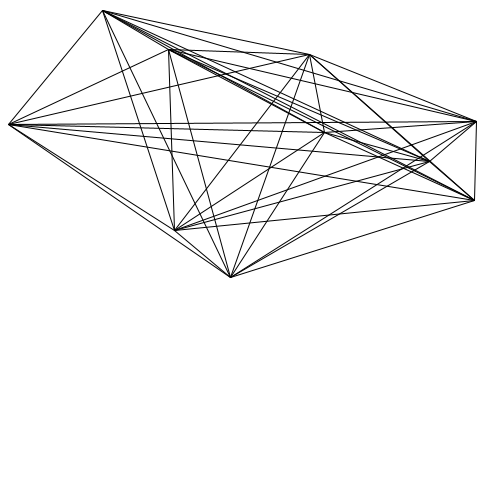
Frame 1 (no input)
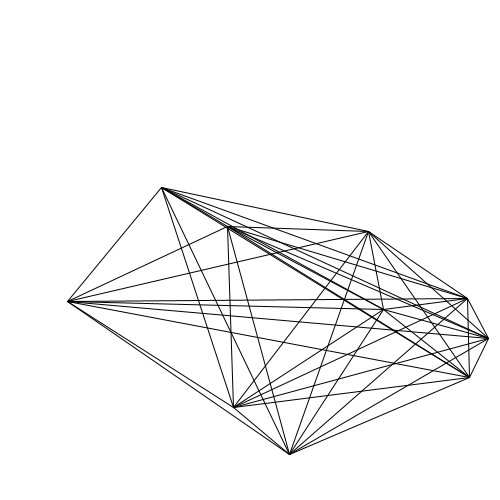
Frame 60 (the mouse pressed at the canvas centre just before this capture)
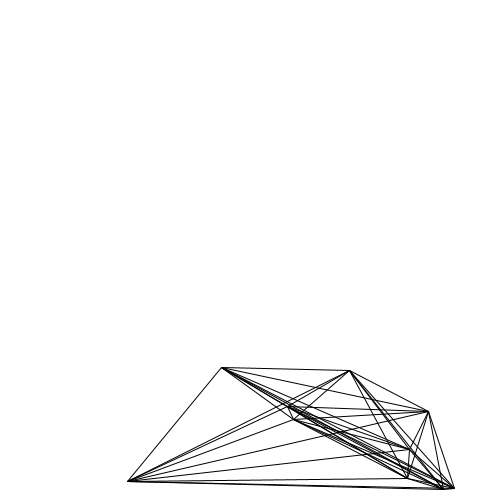
Frame 120 (the mouse held since frame 60 and released just before this capture)

The Processing sketch that drew these frames (run headless with seeded random() and noise(); from frame 60 on, the mouse is pressed at the canvas centre):

// Processing sketch: colorful_cradle
// ── colorful_cradle.pde
int numline;
int[] arrayX;
int[] arrayY;
int[] xspeed;
int[] yspeed;
void setup(){
  size(500, 500);
  numline = 10;
  arrayX = new int[numline];
  arrayY = new int[numline];
  xspeed = new int[numline];
  yspeed = new int[numline];
  for(int i = 0; i < numline; i ++){
    arrayX[i] = (int)random(width);
    arrayY[i] = (int)random(height);
    xspeed[i] = 1;
    yspeed[i] = 3;
  }
}

void draw(){
  background(255);
  for(int i = 0; i < numline; i ++){
    if((arrayX[i] > width) || (arrayX[i] < 0)){
      xspeed[i] *= -1;
    }
    if((arrayY[i] > height) || (arrayY[i] < 0)){
      yspeed[i] *= -1;
    }
    arrayX[i] += xspeed[i];
    arrayY[i] += yspeed[i];
  }
  for(int i = 0; i < numline; i ++){
    for(int j = i +1; j < numline; j ++){
      line(arrayX[i], arrayY[i], arrayX[j], arrayY[j]);
    }
  }
}
